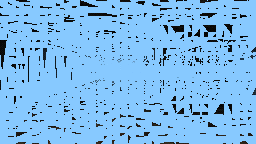
#> input picture tmp/Stillnight_BellrootVigil-test-map-blue.png, 256 x 144 px
$ python -i raw_quality.py   (imports and definitions only)
#> lines starting #> are read from the running program, lines starting #| are printed output that depends on the picture
#> further down, picture is the input picture: PIL image 256x144 P; mean R, G, B 124.9, 185.2, 234.5
"""Cheap diagnostics for catching malformed SD output before post-processing.

The pixel pipeline can turn a broken, high-chroma latent decode into a
plausible-looking 64px texture. Keep this check on the raw model PNG so reports
show when the source itself was unhealthy.
"""

import numpy
from PIL import Image, ImageFilter


def blank_bands(image, tolerance=3.0, min_fraction=0.06):
    """Fraction of the image taken by featureless bands at its edges.

    SD sometimes returns a texture with a dead strip along one side -- most
    often the bottom, flat white or flat black -- while the rest of the tile is
    perfectly good. It is a framing artefact, not a material fault, and it is
    worth separating from both: the seam metric ignores it, the chroma check
    ignores it, and left unmeasured it costs a checkpoint a low score for
    something the prompt caused.

    Measured as rows or columns whose own standard deviation is near zero,
    counted inward from each edge only. An interior flat region is a legitimate
    plaster panel; a flat strip that runs off the edge is a margin.
    """
    grey = numpy.asarray(image.convert("L"), dtype=numpy.float32)
    height, width = grey.shape

    def dead_run(lines):
        run = 0
        for line in lines:
            if float(line.std()) > tolerance:
                break
            run += 1
        return run

    rows = dead_run(grey) + dead_run(grey[::-1])
    columns = dead_run(grey.T) + dead_run(grey.T[::-1])
    fraction = max(rows / height, columns / width)
    return {
        "blankEdgeFraction": round(float(fraction), 4),
        "blankRows": int(rows),
        "blankColumns": int(columns),
        "blank": bool(fraction >= min_fraction),
    }


def analyze(image):
    """Return raw chroma/outlier ratios and a conservative verdict."""
    rgb = numpy.asarray(image.convert("RGB"), dtype=numpy.float32)
    maximum = rgb.max(axis=2)
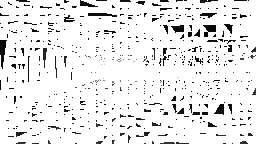
#> maximum: shape (144, 256) float32; min 0, max 255, mean 234.8
    minimum = rgb.min(axis=2)
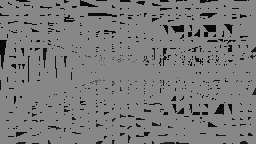
#> minimum: shape (144, 256) float32; min 0, max 140, mean 124.6
    saturation = (maximum - minimum) / numpy.maximum(maximum, 1.0)
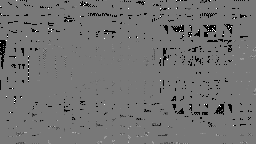
#> saturation: shape (144, 256) float32; min 0, max 1, mean 0.45
    median = numpy.asarray(
        image.convert("RGB").filter(ImageFilter.MedianFilter(3)), dtype=numpy.float32)
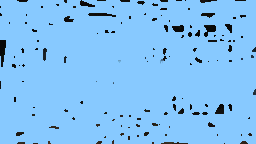
#> median: shape (144, 256, 3) float32; mean R, G, B 129.6, 192.5, 243.8
    local_delta = numpy.abs(rgb - median).mean(axis=2)
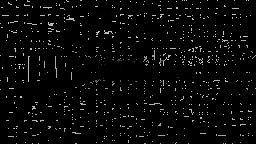
#> local_delta: shape (144, 256) float32; min 0, max 197, mean 7.8
    high_chroma = float((saturation > 0.65).mean())
#> high_chroma = 0.00307
    chroma_outliers = float(((saturation > 0.65) & (local_delta > 70)).mean())
#> chroma_outliers = 0.0016
    # Broad saturation can be legitimate moss, cloth, hair, or painted magic.
    # Local saturated outliers are the useful failure signal: the broken Forge
    # decodes produced isolated neon spikes and chroma specks among smooth areas.
    bands = blank_bands(image)
#> in blank_bands, `grey = numpy.asarray(image.convert("L"), dtype=numpy.float32)`:
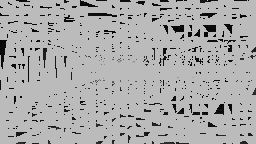
#> grey: shape (144, 256) float32; min 0, max 192, mean 172.4
#> the loop in dead_run, `for line in lines:` made 1 pass
#> after the loop in dead_run, `for line in lines:`: run = 0
#> the loop in dead_run (call 2), `for line in lines:` made 1 pass
#> bands = {'blankEdgeFraction': 0, 'blankRows': 0, 'blankColumns': 0, 'blank': False}
    if chroma_outliers > 0.005:
        verdict = "reject"
    elif chroma_outliers > 0.001 or bands["blank"]:
        # A dead margin is "review", never "reject": the rest of the tile is
        # often the best result in its group, and the fix is a reroll or a
        # prompt change rather than dropping the checkpoint that produced it.
        verdict = "review"
    else:
        verdict = "pass"
    return {
        "highChromaRatio": round(high_chroma, 6),
        "chromaOutlierRatio": round(chroma_outliers, 6),
        "blankEdgeFraction": bands["blankEdgeFraction"],
        "blank": bands["blank"],
        "verdict": verdict,
    }

>>> from PIL import Image
>>> picture = Image.open('../../../tmp/Stillnight_BellrootVigil-test-map-blue.png')
>>> result = analyze(picture)
#> result = {'highChromaRatio': 0.00307, 'chromaOutlierRatio': 0.0016, 'blankEdgeFraction': 0, 'blank': False, 'verdict': 'review'}
